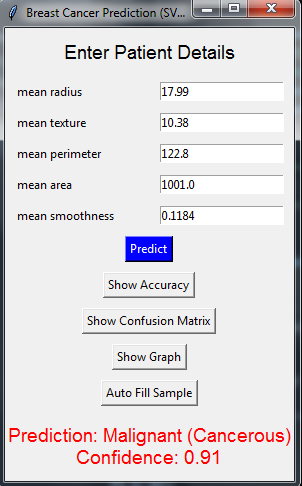

Reproduce this figure in Python.
import tkinter as tk
from tkinter import messagebox
import numpy as np
import matplotlib.pyplot as plt
import seaborn as sns

from sklearn.datasets import load_breast_cancer
from sklearn.preprocessing import StandardScaler
from sklearn.svm import SVC
from sklearn.model_selection import train_test_split
from sklearn.metrics import accuracy_score, confusion_matrix
data = load_breast_cancer()
X = data.data[:, :5]  
y = data.target
feature_names = data.feature_names[:5]
X_train, X_test, y_train, y_test = train_test_split(
    X, y, test_size=0.2, random_state=42
)
scaler = StandardScaler()
X_train_scaled = scaler.fit_transform(X_train)
X_test_scaled = scaler.transform(X_test)
model = SVC(kernel='rbf', C=2, gamma='scale', probability=True)
model.fit(X_train_scaled, y_train)
y_pred = model.predict(X_test_scaled)
accuracy = accuracy_score(y_test, y_pred)
cm = confusion_matrix(y_test, y_pred)
print("Model trained successfully!")
print("Accuracy:", accuracy)

class CancerApp:
    def __init__(self, root):
        self.root = root
        self.root.title("Breast Cancer Prediction (SVM - 5 Features)")
        self.entries = []

        tk.Label(root, text="Enter Patient Details", font=("Arial", 14)).pack(pady=10)

        # Input Fields
        for i, feature in enumerate(feature_names):
            frame = tk.Frame(root)
            frame.pack(pady=5)

            tk.Label(frame, text=feature, width=20, anchor='w').pack(side=tk.LEFT)
            entry = tk.Entry(frame, width=20)
            entry.pack(side=tk.RIGHT)
            self.entries.append(entry)

        
        tk.Button(root, text="Predict", command=self.predict, bg="blue", fg="white").pack(pady=5)
        tk.Button(root, text="Show Accuracy", command=self.show_accuracy).pack(pady=5)
        tk.Button(root, text="Show Confusion Matrix", command=self.show_confusion).pack(pady=5)
        tk.Button(root, text="Show Graph", command=self.show_graph).pack(pady=5)
        tk.Button(root, text="Auto Fill Sample", command=self.autofill).pack(pady=5)

        self.result_label = tk.Label(root, text="", font=("Arial", 14))
        self.result_label.pack(pady=10)

    def predict(self):
        try:
            values = [float(entry.get()) for entry in self.entries]
            input_data = np.array(values).reshape(1, -1)
            input_scaled = scaler.transform(input_data)

            prediction = model.predict(input_scaled)[0]
            probability = model.predict_proba(input_scaled)[0]

            if prediction == 1:
                result = "Benign (Non-Cancerous)"
                color = "green"
                confidence = probability[1]
            else:
                result = "Malignant (Cancerous)"
                color = "red"
                confidence = probability[0]

            self.result_label.config(
                text=f"Prediction: {result}\nConfidence: {confidence:.2f}",
                fg=color
            )

        except ValueError:
            messagebox.showerror("Error", "Enter valid numeric values!")

    def show_accuracy(self):
        messagebox.showinfo("Model Accuracy", f"Accuracy: {accuracy:.4f}")

    def show_confusion(self):
        plt.figure(figsize=(5,4))
        sns.heatmap(cm, annot=True, fmt='d', cmap='Blues')
        plt.title("Confusion Matrix")
        plt.xlabel("Predicted")
        plt.ylabel("Actual")
        plt.show()

    def show_graph(self):
       
        X_vis = data.data[:, :2]
        y_vis = data.target

        scaler_vis = StandardScaler()
        X_vis_scaled = scaler_vis.fit_transform(X_vis)

        model_vis = SVC(kernel='rbf', C=2, gamma='scale')
        model_vis.fit(X_vis_scaled, y_vis)

        x_min, x_max = X_vis_scaled[:, 0].min() - 1, X_vis_scaled[:, 0].max() + 1
        y_min, y_max = X_vis_scaled[:, 1].min() - 1, X_vis_scaled[:, 1].max() + 1

        xx, yy = np.meshgrid(
            np.linspace(x_min, x_max, 300),
            np.linspace(y_min, y_max, 300)
        )

        grid = np.c_[xx.ravel(), yy.ravel()]
        Z = model_vis.predict(grid)
        Z = Z.reshape(xx.shape)

        plt.figure(figsize=(7,6))
        plt.contourf(xx, yy, Z, alpha=0.3, cmap='coolwarm')
        plt.scatter(X_vis_scaled[:, 0], X_vis_scaled[:, 1], c=y_vis, cmap='coolwarm', edgecolors='k')

        plt.xlabel("Mean Radius (scaled)")
        plt.ylabel("Mean Texture (scaled)")
        plt.title("SVM Decision Boundary (2 Features)")
        plt.colorbar(label="Class (0=Malignant, 1=Benign)")
        plt.show()

    def autofill(self):
        sample = X[0]
        for i in range(5):
            self.entries[i].delete(0, tk.END)
            self.entries[i].insert(0, str(sample[i]))




root = tk.Tk()
app = CancerApp(root)
root.mainloop()
